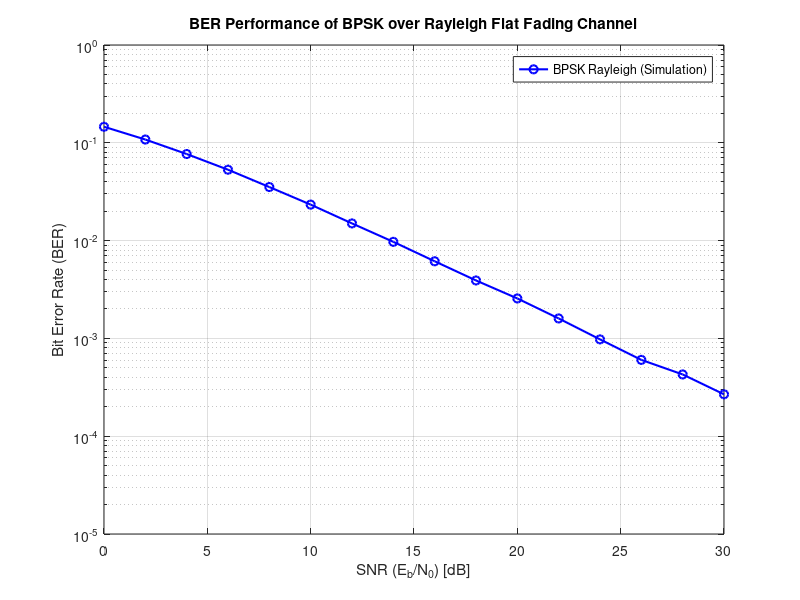
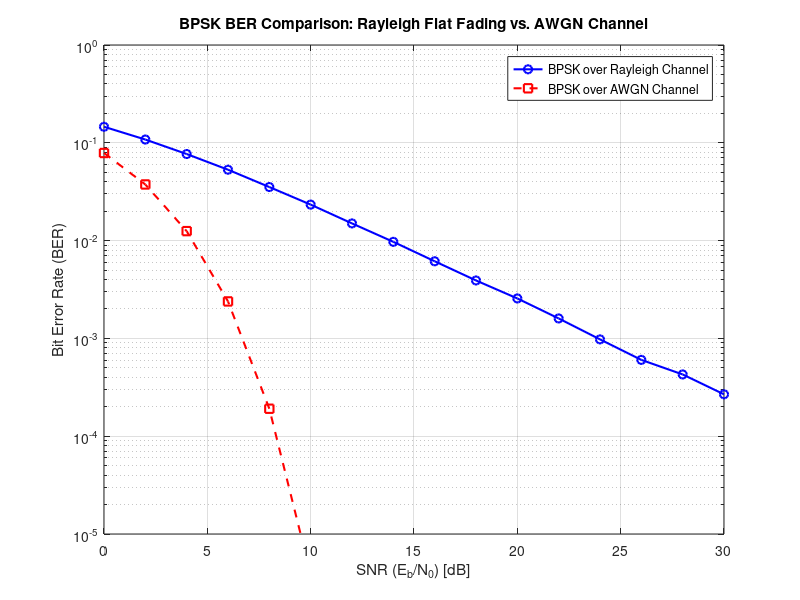

The MATLAB source for these figures, in order:
%% BPSK BER Simulation over Rayleigh Flat Fading Channel vs. AWGN
clc; clear; close all;

% 1. Simulation Parameters
N_bits = 1e6;                  % Total number of transmitted bits
Eb = 1;                        % Bit energy (normalized to 1)
SNR_dB = 0:2:30;               % SNR (Eb/No) range in dB
SNR_linear = 10.^(SNR_dB/10);  % Convert SNR from dB to linear scale
BER_BPSK = zeros(size(SNR_dB));% Array to store simulated BER values

% Step (a): Generate random binary bit stream bk in {0, 1}
b_k = randi([0, 1], 1, N_bits);

% Step (b): BPSK Modulation (Polar NRZ: 0 -> -sqrt(Eb), 1 -> +sqrt(Eb))
x_k = (2 * b_k - 1) * sqrt(Eb);

% Loop over all SNR values (Step g)
for i = 1:length(SNR_dB)
    
    % Calculate noise power spectral density (No) for current SNR
    No = Eb / SNR_linear(i);
    
    % Step (c): Generate Rayleigh fading channel h = hr + j*hi
    % Mean = 0, Variance = 1/2 -> Std Dev = sqrt(1/2)
    h_r = sqrt(1/2) * randn(1, N_bits);
    h_i = sqrt(1/2) * randn(1, N_bits);
    h_k = h_r + 1j * h_i;
    
    % Step (c): Generate AWGN noise n = nc + j*ns
    % Mean = 0, Variance = No/2 -> Std Dev = sqrt(No/2)
    n_c = sqrt(No/2) * randn(1, N_bits);
    n_s = sqrt(No/2) * randn(1, N_bits);
    n_k = n_c + 1j * n_s;
    
    % Step (d): Compute received signal yk = hk * xk + nk
    y_k = h_k .* x_k + n_k;
    
    % Step (e): Channel Inversion (Compensate for channel gain)
    y_equalized = y_k ./ h_k;
    
    % Step (e): Hard Decision Decoding (Threshold = 0 on the real part)
    b_hat = real(y_equalized) > 0;
    
    % Step (f): Compute Bit-Error Rate (BER)
    num_errors = sum(b_k ~= b_hat);
    BER_BPSK(i) = num_errors / N_bits;
    
end

% Calculate Theoretical BER for AWGN Channel using erfc
BER_AWGN = 0.5 * erfc(sqrt(SNR_linear));

% Figure 1: BPSK over Rayleigh Flat Fading Channel Only (Step h)
figure(1);
semilogy(SNR_dB, BER_BPSK, 'b-o', 'LineWidth', 1.5, 'MarkerSize', 6);
grid on;
xlabel('SNR (E_b/N_0) [dB]');
ylabel('Bit Error Rate (BER)');
title('BER Performance of BPSK over Rayleigh Flat Fading Channel');
ylim([1e-5 1]);
legend('BPSK Rayleigh (Simulation)');

% Figure 2: Comparison between Rayleigh Fading and AWGN Channel
figure(2);
semilogy(SNR_dB, BER_BPSK, 'b-o', 'LineWidth', 1.5, 'MarkerSize', 6); hold on;
semilogy(SNR_dB, BER_AWGN, 'r--s', 'LineWidth', 1.5, 'MarkerSize', 6);
grid on;
xlabel('SNR (E_b/N_0) [dB]');
ylabel('Bit Error Rate (BER)');
title('BPSK BER Comparison: Rayleigh Flat Fading vs. AWGN Channel');
ylim([1e-5 1]);
legend('BPSK over Rayleigh Channel', 'BPSK over AWGN Channel');
